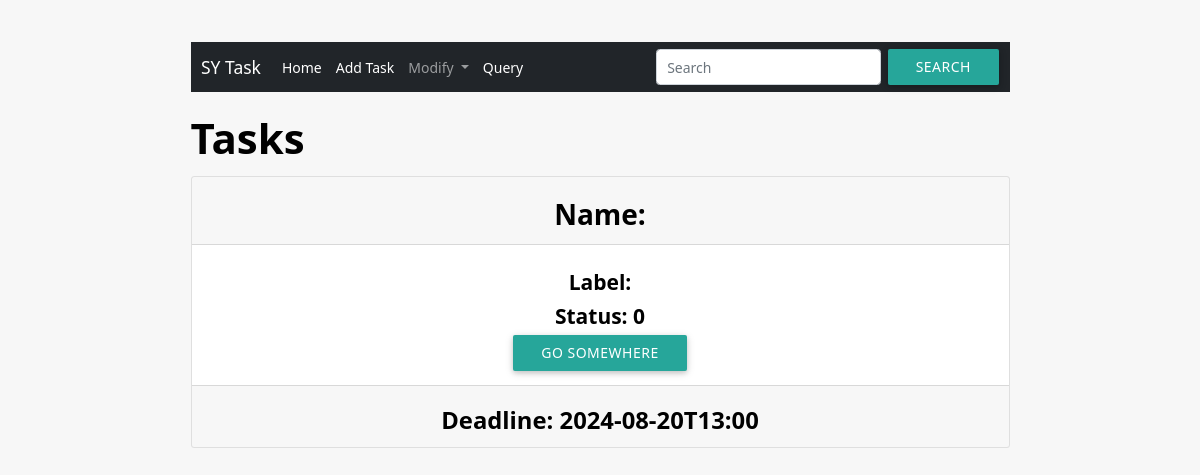
The app's page /home, older data.
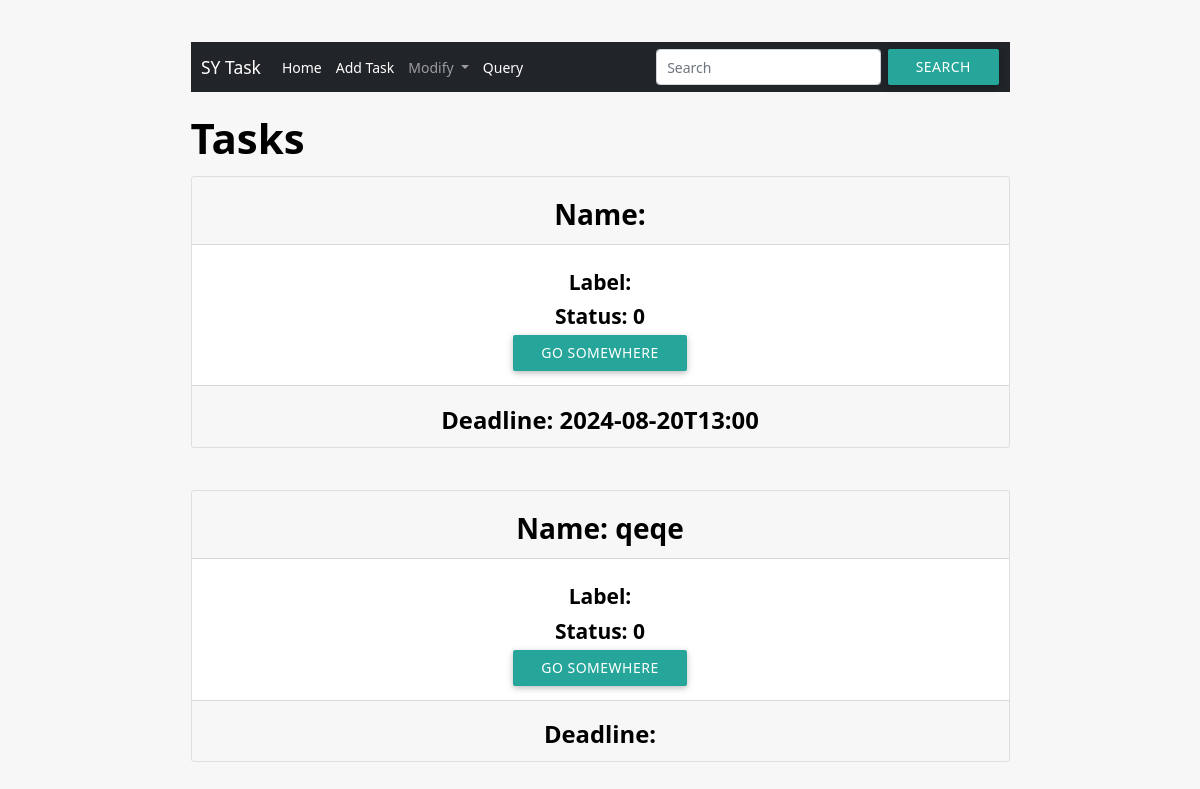
The same page, newer data.
### tasks/views.py (the view)
# urls.py: path('home', views.home, name="home"),
def home(request):
    query = "SELECT * FROM Task"
    with sqlite3.connect("tasks.db") as con:
        cur = con.cursor()
        cur.execute(
        """
        CREATE TABLE IF NOT EXISTS Task (
            taskid INTEGER PRIMARY KEY AUTOINCREMENT,
            title varchar(255) DEFAULT 'No-title' NOT NULL,
            label varchar(255),
            status BOOLEAN DEFAULT false,
            deadline DATETIME
        )
        """)
        res = cur.execute(query)
        res = res.fetchall()
        con.commit()
    nw = list()
    for i in res:
        l = temp(i[1], i[2],i[3],i[4])
        nw.append(l)
    print(nw)
    return render(request, 'home.html',{'list': res, 'nw':nw})

### tasks/templates/home.html
{% extends 'base.html' %}
{% block content %}
<h1>Tasks</h1>
{% for item in nw %}
<div class="card text-center">
    <div class="card-header">
        <h3 class="card-title">Name: {{item.name}}</h3>
    </div>
    <div class="card-body">
        <h5 class="card-text">Label: {{item.label}}</h5>
        <h5 class="card-text">Status: {{item.status}}</h5>
        <a href="#" class="btn btn-primary">Go somewhere</a>
    </div>
    <div class="card-footer text-body-secondary">
        <h4 class="card-title">Deadline: {{item.deadline}}</h4>
    </div>
</div>
<br /><br />
{% endfor %}
{% endblock %}

Row changes from the older to the newer data that the page shows:
added Task: name "qeqe", status "0"
